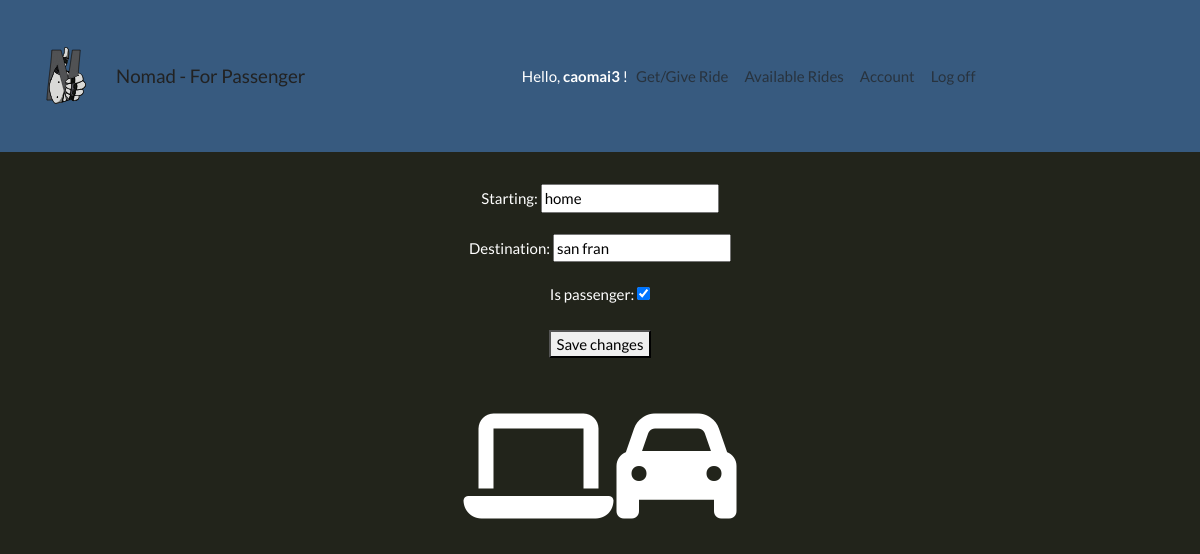
The page /get_ride/ (signed in) on the database its author committed.
### accounts/models.py (models this page shows)
class Profile(models.Model):
    user = models.OneToOneField(User, on_delete=models.CASCADE)
    starting = models.CharField(max_length=30, blank=True)
    destination = models.CharField(max_length=30, blank=True)
    timestamp = models.DateTimeField(auto_now_add=True)
    is_passenger = models.BooleanField(default=True)

### accounts/views.py (the view)
# urls.py: path('get_ride/', update_profile, name='get-ride-page'),
def update_profile(request):
    if request.method == 'POST':
        profile_form = ProfileForm(request.POST, instance=request.user.profile)
        if profile_form.is_valid():
            profile_form.save()
            messages.success(request, ('Your profile was successfully updated!'))
            return redirect('list-rides-page')
        else:
            messages.error(request, ('Please correct the error below.'))
    else:
        profile_form = ProfileForm(instance=request.user.profile)
    return render(request, 'accounts/profile.html', {
        'profile_form': profile_form
    })

### accounts/forms.py
class ProfileForm(forms.ModelForm):
    class Meta:
        model = Profile
        fields = ('starting', 'destination', 'is_passenger')

### accounts/templates/accounts/profile.html (shortened to what this page needs)
{% extends 'base.html' %}
{% block content %}
<center><form method="post">
    {{ profile_form.as_p }}
    <button type="submit">Save changes</button>
  </form>
  <i class='mt-5 mb-3 fas fa-laptop' style='font-size:120px;color:white'></i>
  <i class="mt-5 mb-3 fa fa-car" style="font-size:120px;color:white;"></i>
</center>
{% endblock %}

### templates/base.html (shortened to what this page needs)
{% load static %}
<!doctype html>
<html lang="en">
  <head>
    <link rel="stylesheet" type="text/css" href="{% static 'styles.css' %}" />
    <link rel="stylesheet" href="https://stackpath.bootstrapcdn.com/bootstrap/4.3.1/css/bootstrap.min.css">
    <link rel="stylesheet" href="https://bootswatch.com/4/darkly/bootstrap.min.css">
    <link rel="stylesheet" href="https://cdnjs.cloudflare.com/ajax/libs/font-awesome/4.7.0/css/font-awesome.min.css">
  </head>
  <body>
    <nav class="navbar navbar-expand-lg navbar-light bg-primary">
      <center><a href="{% url 'home-page' %}"><img src="{% static 'assets/Artboard 1.svg' %}" class="icon"></a></center>
      <a class="navbar-brand" href="{% url 'home-page' %}"> Nomad    {% if request.user.profile.is_passenger == null %} - Welcome! {% else %}{% if request.user.profile.is_passenger %} - For Passenger {% else %} - For Driver {% endif%} {% endif %}
      </a>
      <div class="collapse navbar-collapse" id="navbarNav">
          <form class="form-inline ml-auto">
            <div class="text-white">Hello,
              <strong>
              {% if user.get_username %}
                {{ user.get_username }}
              {% else %}
                Guest
              {% endif %}
              </strong>!
            </div>
          </form>
          {% if request.user.is_authenticated %}
                <ul class="navbar-nav mr-auto">
                      <li class="nav-item">
                        <a class="nav-link" href="{% url 'get-ride-page' %}">Get/Give Ride</a>
                      </li>
                      {% if request.user.profile.is_passenger %}
                      <li class="nav-item">
                          <a class="nav-link" href="{% url 'list-rides-page' %}">Available Rides</a>
                      </li>
                      {% endif %}
                      <li class="nav-item">
                        <a class="nav-link" href="#">Account</a>
                      </li>
                      {% if request.user.is_authenticated %}
                      <li class="nav-item">
                          <a class="nav-link" href="{% url 'logout' %}">Log off</a>
                      </li>
                      {% endif %}
                  </ul>
                  {% endif %}
      </div>
    </nav>
    <main role="main" class="container" style="margin-top: 4vh;">
      {% block content %}{% endblock %}
    </main>
  </body>
</html>

### static/styles.css (style rules this page uses)
body { background: blue; background: linear-gradient(90deg, rgba(34,36,27,1) 74%, rgba(34,36,27,1) 100%); }
.icon { height: 120px; width: 100px }

### rows shown on the page
Profile: starting "home", destination "san fran", is_passenger "☑"

### other values the page prints
{{ user.get_username }} "caomai3"
